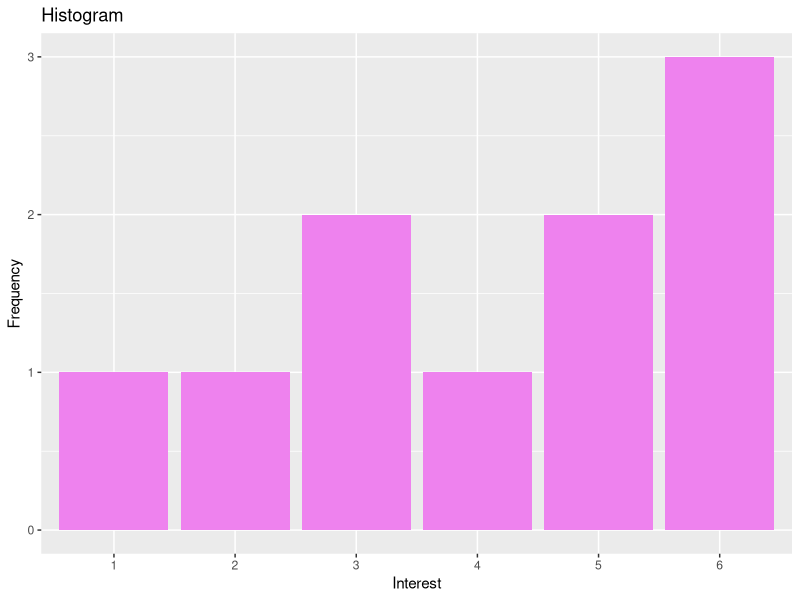

The R script that drew this image:
# Page no. : 25

Interest <- c(2, 4, 5, 5, 1, 3, 6, 3, 6, 6)

frequency_table <- data.frame(table(Interest))

Percent <- round((prop.table(frequency_table$Freq) * 100), 0)

frequency_table <- cbind(frequency_table, Percent)

View(frequency_table)

library(ggplot2)

ggplot(data = frequency_table, aes(x = Interest, y = Freq)) +
  geom_bar(stat = "identity", fill = "violet") +
  labs(title = "Histogram", x = "Interest", y = "Frequency")
